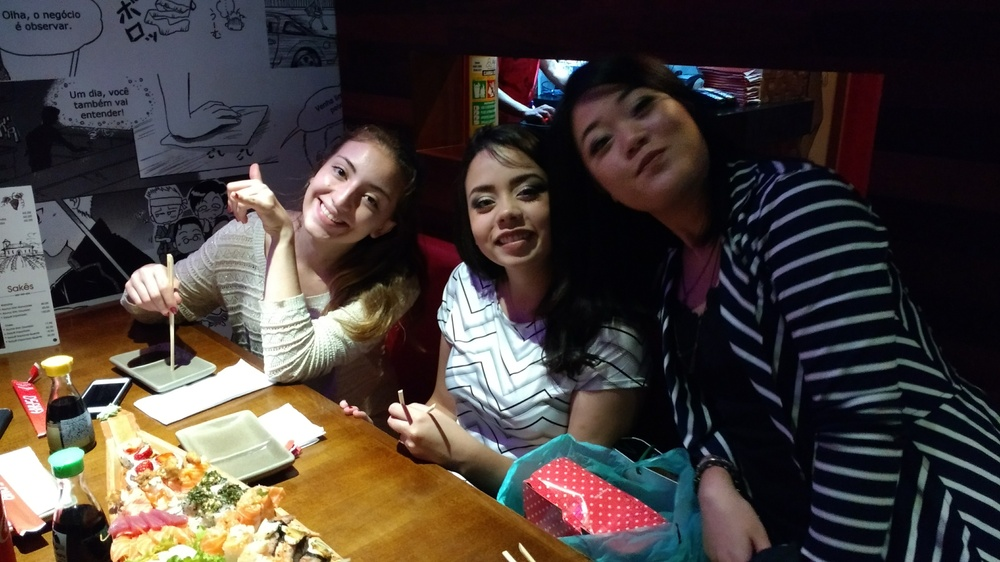
#> input picture opencv/1-basic/9-Histograms/yukari.jpg, 1000 x 562 px, shrunk from 4160 x 2340 before the run
$ python 1-basic.py
#> lines starting #> are read from the running program, lines starting #| are printed output that depends on the picture
import cv2
import numpy as np, sys
from matplotlib import pyplot as plt

img = cv2.imread('yukari.jpg')
#> img is the input picture: shape (562, 1000, 3); mean B, G, R 59.4, 63.3, 72.1
img = img[:,:,::-1]
color = ('r','g','b')
plt.subplot(2, 1, 1)
plt.imshow(img)

plt.subplot(2, 1, 2)
for i,col in enumerate(color):
    histr = cv2.calcHist([img],[i],None,[256],[0,256])
    plt.plot(histr,color = col)
    plt.xlim([0,256])
plt.show()
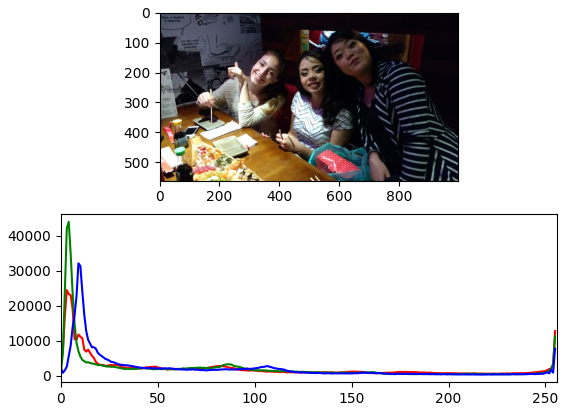
#> figure drawn by matplotlib, 2 panels; panel 2: curve peaks at x = 3, y = 24432; panel 2: curve peaks at x = 4, y = 43930; panel 2: curve peaks at x = 9, y = 32078


cv2.waitKey(0)
cv2.destroyAllWindows()

$ run again, with opencv/1-basic/9-Histograms/familia.jpg copied over opencv/1-basic/9-Histograms/yukari.jpg
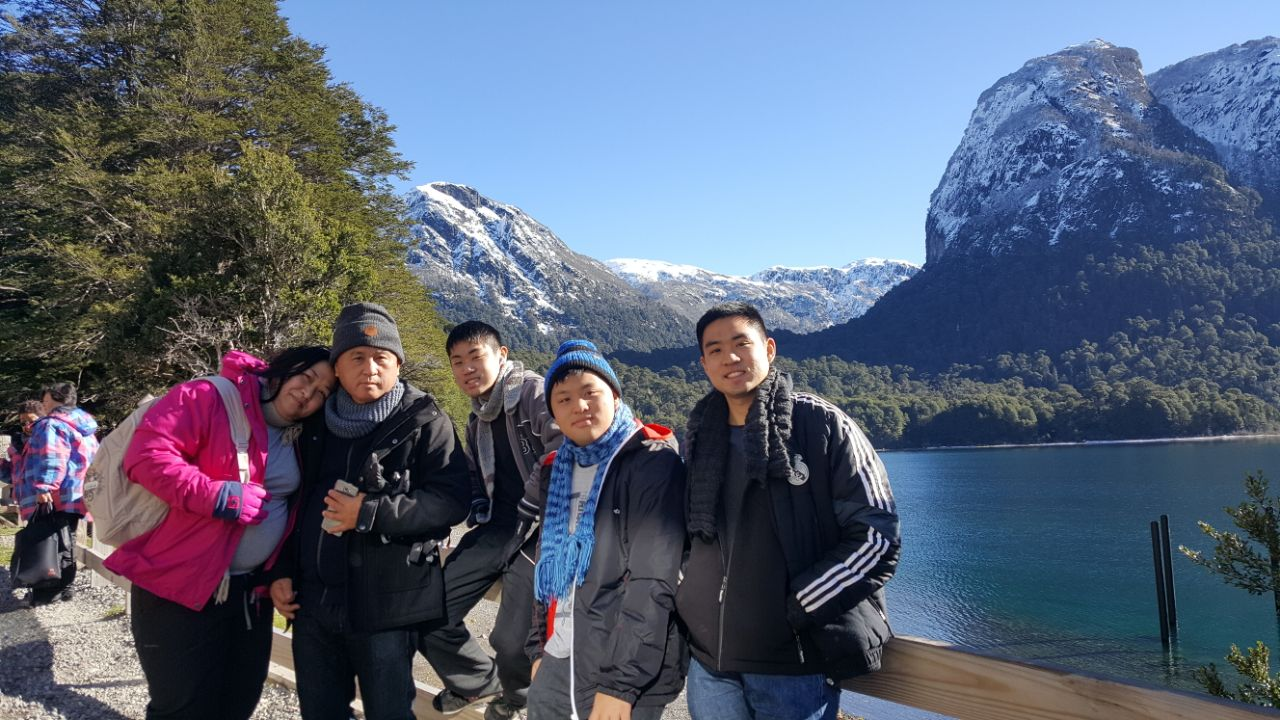
#> input picture opencv/1-basic/9-Histograms/familia.jpg, 1280 x 720 px
#> img is the input picture: shape (720, 1280, 3); mean B, G, R 117, 97.7, 87.7
#> `plt.show()`:
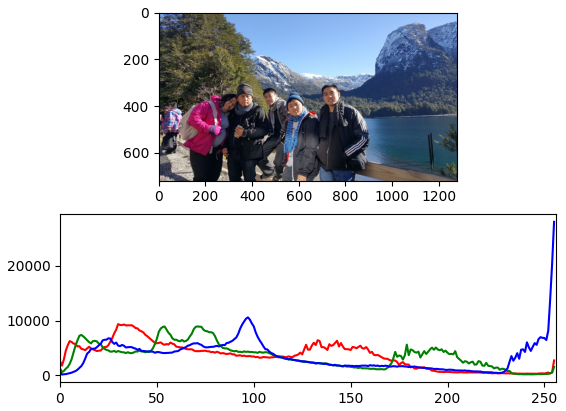
#> figure drawn by matplotlib, 2 panels; panel 2: curve peaks at x = 30, y = 9362; panel 2: curve peaks at x = 71, y = 8948; panel 2: curve peaks at x = 255, y = 28053
